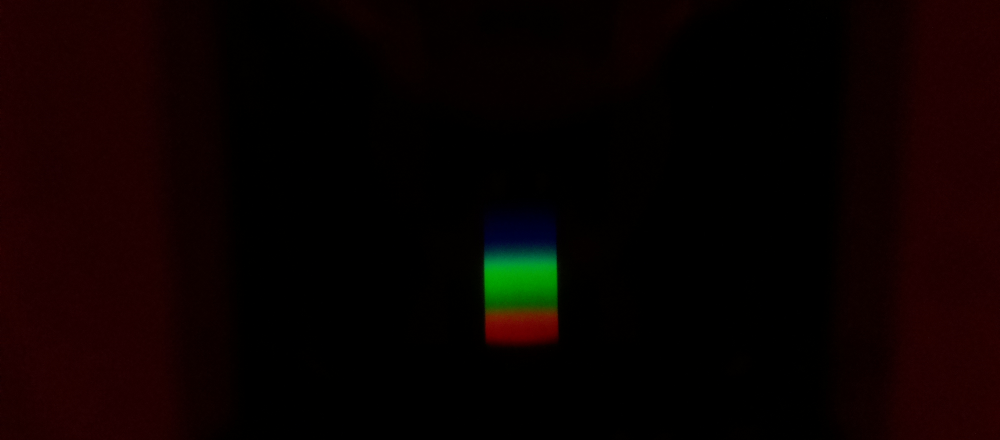
#> input picture ant2/GREEN.jpg, 2000 x 880 px (shown at 1/2 size)
$ python code.py
#> lines starting #> are read from the running program, lines starting #| are printed output that depends on the picture
import numpy as np
import matplotlib.pyplot as plt
import imageio.v2 as imageio
from cycler import cycler


def readIntensity(photoName, plotName, lamp, surface):
#> called with photoName = 'GREEN.jpg', plotName = 'график_зелёный.png', lamp = 'Ртутная лампа', surface = 'Зелёная поверхность'
    photo = imageio.imread(photoName)
#> photo is the input picture: shape (880, 2000, 3); mean R, G, B 11.2, 1.6, 0.7

    # Обрезка по новым координатам
    # x1=969, y1=403 (левый верхний угол)
    # x2=1120, y2=706 (нижний правый угол)

    # Background - используем немного меньшую область для фона (с отступом от краев)
    background_x_start = 969
    background_x_end = 1120
    background_y_start = 403
    background_y_end = 706

    # Cut - основная область для анализа (можно использовать те же координаты или немного уже)
    cut_x_start = 980  # Немного уже для анализа
    cut_x_end = 1110  # Немного уже для анализа
    cut_y_start = 403
    cut_y_end = 706

    # Обрезка изображений
    background = photo[background_y_start:background_y_end,
    background_x_start:background_x_end, 0:3].swapaxes(0, 1)

    cut = photo[cut_y_start:cut_y_end,
    cut_x_start:cut_x_end, 0:3].swapaxes(0, 1)
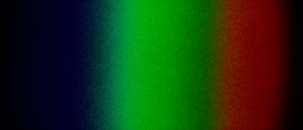
#> cut: shape (130, 303, 3); mean R, G, B 23.7, 53.1, 16.6

    rgb = np.mean(cut, axis=(0))
#> rgb = 303 rows, first 8: [0.131, 0.131, 2.05], [0.146, 0.0615, 3.06], [0.246, 0.108, 3.18], [0.2, 0.0769, 3.55], [0.192, 0.0615, 3.56], [0.323, 0.0462, 4.17], [0.523, 0.0538, 4.37], [0.477, 0.162, 4.86]
    luma = 0.2989 * rgb[:, 0] + 0.5866 * rgb[:, 1] + 0.1144 * rgb[:, 2]
#> luma = 303 values, max 97.79 at index 134, min 0.351 at index 0, mean 40.12

    plt.rc('axes', prop_cycle=(cycler('color', ['r', 'g', 'b'])))

    fig = plt.figure(figsize=(10, 5), dpi=200)

    plt.title('Интенсивность отражённого излучения\n' + '{} / {}'.format(lamp, surface))
    plt.xlabel('Относительный номер пикселя')
    plt.ylabel('Яркость')

    plt.plot(rgb, label=['r', 'g', 'b'])
    plt.plot(luma, 'w', label='I')
    plt.legend()

    plt.imshow(background, origin='lower')

    plt.savefig(plotName)

    return luma

readIntensity("GREEN.jpg", "график_зелёный.png", "Ртутная лампа", "Зелёная поверхность")
#readIntensity("WHITE.jpg", "график_белый.png", "Лампа накаливания", "Белая поверхность")
readIntensity("BLUE.jpg", "график_синий.png", "Лампа накаливания", "Синяя поверхность")
#> call 2 of readIntensity, with photoName = 'BLUE.jpg', plotName = 'график_синий.png', lamp = 'Лампа накаливания', surface = 'Синяя поверхность'
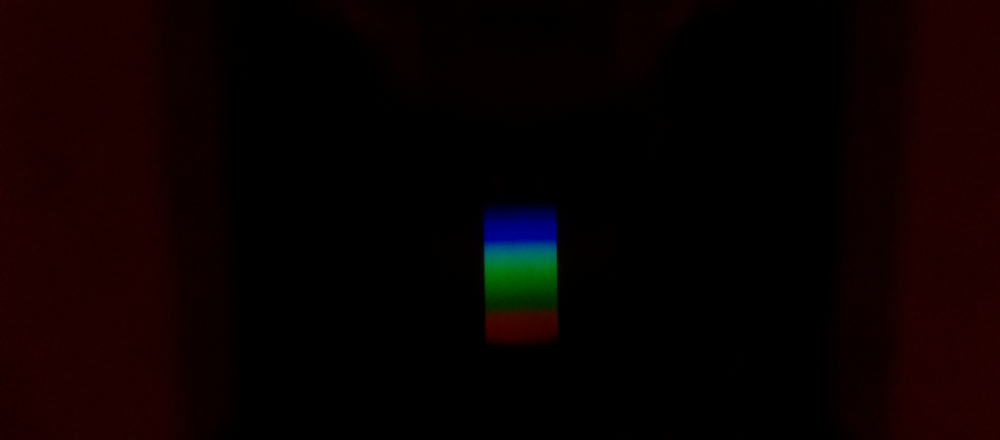
#> input picture ant2/BLUE.jpg, 2000 x 880 px (shown at 1/2 size)
#> in readIntensity, photo is the input picture: shape (880, 2000, 3); mean R, G, B 10.5, 1.2, 1.3
#> in readIntensity (call 2), `cut = photo[cut_y_start:cut_y_end, cut_x_start:cut_x_end, 0:3].swapaxe..`:
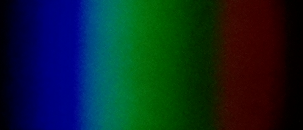
#> cut: shape (130, 303, 3); mean R, G, B 11.7, 37.9, 42.2
#> in readIntensity (call 2), `rgb = np.mean(cut, axis=(0))`: rgb = 303 rows, first 8: [0.585, 0.238, 5.78], [0.446, 0.285, 7.37], [0.477, 0.292, 8.05], [0.431, 0.392, 9.68], [0.662, 0.485, 11.55], [0.423, 0.592, 13.73], [0.585, 0.423, 16.27], [0.2, 0.538, 18.88]
#> in readIntensity (call 2), `luma = 0.2989 * rgb[:, 0] + 0.5866 * rgb[:, 1] + 0.1144 * rgb[:, 2]`: luma = 303 values, max 77.07 at index 116, min 0.56 at index 302, mean 30.59
readIntensity("RED.jpg", "график_красный.png", "Лампа накаливания", "Красная поверхность")
#> call 3 of readIntensity, with photoName = 'RED.jpg', plotName = 'график_красный.png', lamp = 'Лампа накаливания', surface = 'Красная поверхность'
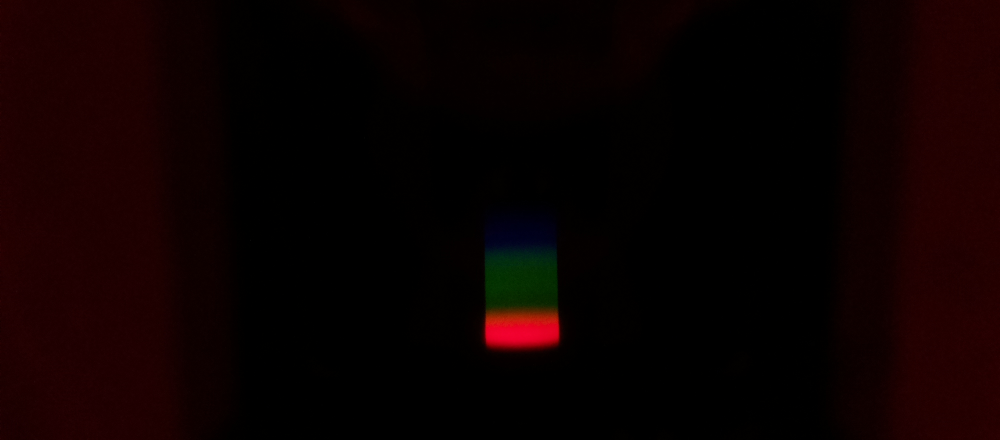
#> input picture ant2/RED.jpg, 2000 x 880 px (shown at 1/2 size)
#> in readIntensity, photo is the input picture: shape (880, 2000, 3); mean R, G, B 12.3, 0.8, 0.6
#> in readIntensity (call 3), `background = photo[background_y_start:background_y_end, background_x_s..`:
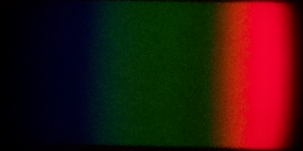
#> background: shape (151, 303, 3); mean R, G, B 50.4, 19.6, 13.3
#> in readIntensity (call 3), `cut = photo[cut_y_start:cut_y_end, cut_x_start:cut_x_end, 0:3].swapaxe..`:
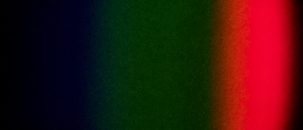
#> cut: shape (130, 303, 3); mean R, G, B 52.3, 20.5, 14
#> in readIntensity (call 3), `rgb = np.mean(cut, axis=(0))`: rgb = 303 rows, first 8: [0.223, 0.154, 1.12], [0.208, 0.131, 1.81], [0.269, 0.192, 1.87], [0.254, 0.208, 2.07], [0.2, 0.162, 2.02], [0.254, 0.192, 2.18], [0.208, 0.138, 2.13], [0.231, 0.146, 3.02]
#> in readIntensity (call 3), `luma = 0.2989 * rgb[:, 0] + 0.5866 * rgb[:, 1] + 0.1144 * rgb[:, 2]`: luma = 303 values, max 77.75 at index 241, min 0.285 at index 0, mean 29.27
#> in readIntensity (call 3), `plt.savefig(plotName)`:
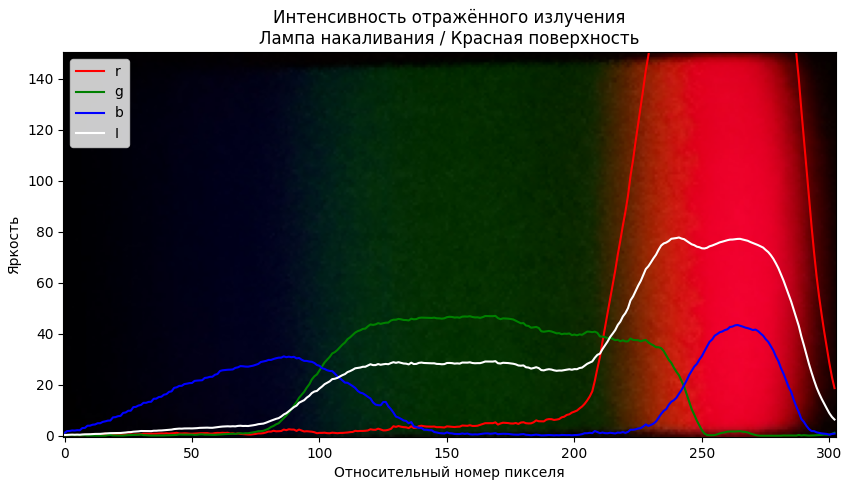
#> figure drawn by matplotlib, 1 panel
readIntensity("RTUT.jpg", "график_ртуть2.png", "Ртутная лампа", "Эталонная поверхность (Ртуть)")
#> (the run stopped early here; a loop or call above may not have finished)
